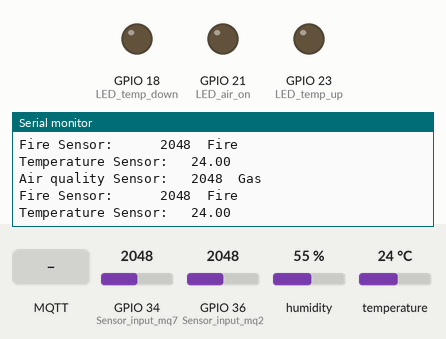
Bench run of a program on a simulated ESP32. Parts: output pins drawn as LEDs (lit = HIGH), the last lines printed to the serial monitor. Inputs (shaded band) come from the test bench; at power-on: GPIO 34 (Sensor_input_mq7) = 2048, GPIO 36 (Sensor_input_mq2) = 2048, humidity 55 %, temperature 24 °C. WiFi joins after 1.5 s; servers stay silent unless stated; no MQTT or app messages arrive unless stated.

Above: at 2.7 s.
2.8 s: GPIO 34 (Sensor_input_mq7) set to 310
At 4.4 s:
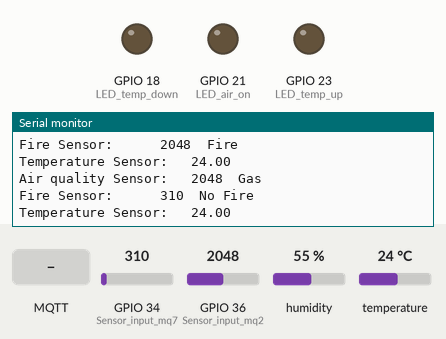
6.1 s: GPIO 36 (Sensor_input_mq2) set to 310
At 7.0 s:
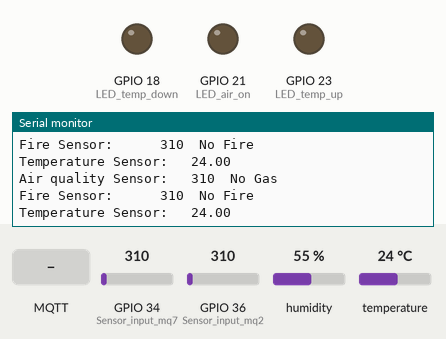

Measured:
- after the input at 2.8 s, the serial monitor: prints a new line after 0.81 s (image 1)
- after the input at 6.1 s, the serial monitor: prints a new line after 0.54 s (image 2)

The program:

main.cpp
```cpp
#include <Arduino.h>
#include <WiFiClientSecure.h>
#include <MQTTClient.h>
#include <ArduinoJson.h>
#include "WiFi.h"
#include "secrets.h"
#include <DHT.h> //temperatura

// The MQTT topics that this device should publish/subscribe
#define AWS_IOT_PUBLISH_TOPIC   "sala07/qet_QoA"
#define AWS_IOT_SUBSCRIBE_TOPIC_AIRCONDITIONER "sala07/set_airconditioner"
#define AWS_IOT_SUBSCRIBE_TOPIC_TEMP "sala07/get_temperature"

#define DHTTYPE DHT11
#define DHTPIN 5

int currentTemp = 20;
int airOn = false;

WiFiClientSecure net = WiFiClientSecure();
MQTTClient client = MQTTClient(256);
DHT dht(DHTPIN, DHTTYPE);

int LED_temp_down = 18;
int LED_temp_up = 23;
int LED_air_on = 21;            /*LED pin defined*/
int Sensor_input_mq2 = 36;    /*Digital pin 5 for sensor qualidade do ar*/
int Sensor_input_mq7 = 34;

void airconditioner(String &payload) {
  StaticJsonDocument<200> doc;
  deserializeJson(doc, payload);
  const char* message = doc["message"];

  if (strcmp(message, "1") == 0){
    airOn = true;
    digitalWrite (LED_air_on, HIGH) ; /*LED set HIGH */
  } else if (strcmp(message, "0") == 0){
    airOn = false;
    digitalWrite (LED_air_on, LOW) ;  /*LED set LOW if NO Gas detected */
  }
}

void setTemperature(String &payload) {
  StaticJsonDocument<200> doc;
  deserializeJson(doc, payload);
  const char* message = doc["message"];

  if (airOn) {
    int temp = atoi(message);
    if (temp > currentTemp){
      digitalWrite (LED_temp_up, HIGH) ; /*LED set HIGH */
      delay(2000);
      digitalWrite (LED_temp_up, LOW) ; /*LED set HIGH */
    } else {
      digitalWrite (LED_temp_down, HIGH) ;  /*LED set LOW if NO Gas detected */
      delay(2000);
      digitalWrite (LED_temp_down, LOW) ; /*LED set HIGH */
    }
    currentTemp = temp;
  }
}

void messageHandler(String &topic, String &payload) {
  // digitalWrite(buzzer, LOW);
  Serial.println("incoming: " + topic + " - " + payload);

  if (topic == AWS_IOT_SUBSCRIBE_TOPIC_AIRCONDITIONER) {
    airconditioner(payload);
  }
  if (topic == AWS_IOT_SUBSCRIBE_TOPIC_TEMP) {
    setTemperature(payload);
  }


}

void connectAWS()
{
  WiFi.mode(WIFI_STA);
  WiFi.begin(WIFI_SSID, WIFI_PASSWORD);

  Serial.println("Connecting to Wi-Fi");

  while (WiFi.status() != WL_CONNECTED){
    delay(500);
    Serial.print(".");
  }

  // Configure WiFiClientSecure to use the AWS IoT device credentials
  net.setCACert(AWS_CERT_CA);
  net.setCertificate(AWS_CERT_CRT);
  net.setPrivateKey(AWS_CERT_PRIVATE);

  // Connect to the MQTT broker on the AWS endpoint we defined earlier
  client.begin(AWS_IOT_ENDPOINT, 8883, net);

  // Create a message handler
  client.onMessage(messageHandler);

  Serial.print("Connecting to AWS IOT");

  while (!client.connect(THINGNAME)) {
    Serial.print(".");
    delay(100);
  }

  if(!client.connected()){
    Serial.println("AWS IoT Timeout!");
    return;
  }

  // Subscribe to a topic
  client.subscribe(AWS_IOT_SUBSCRIBE_TOPIC_AIRCONDITIONER);
  client.subscribe(AWS_IOT_SUBSCRIBE_TOPIC_TEMP);

  Serial.println("AWS IoT Connected!");
}

void setup() {
  Serial.begin(115200);
  connectAWS();
  pinMode(LED_air_on, OUTPUT);  /*LED set as Output*/
  pinMode(LED_temp_down, OUTPUT);  /*LED set as Output*/
  pinMode(LED_temp_up, OUTPUT);  /*LED set as Output*/

  dht.begin();
}

void publishMessage(StaticJsonDocument<200> message, String topic)
{
  char jsonBuffer[512];
  serializeJson(message, jsonBuffer); // print to client

  client.publish(topic, jsonBuffer);
}

void loop() {
  float temperature_Aout = dht.readTemperature();
  int sensor_Aout_mq2 = analogRead(Sensor_input_mq2);  /*Analog value read function*/
  int sensor_Aout_mq7 = analogRead(Sensor_input_mq7);

  StaticJsonDocument<200> message_air;
  message_air["Air quality Sensor:"] = sensor_Aout_mq2;

  Serial.print("Air quality Sensor: \t");
  Serial.print(sensor_Aout_mq2);   /*Read value printed*/
  Serial.print("\t");
  if (sensor_Aout_mq2 > 350) {    /*if condition with threshold 1800*/
    message_air["status"] = "Gas";
    Serial.println("Gas");
  }
  else {
    message_air["status"] = "No Gas";
    Serial.println("No Gas");
  }

  publishMessage(message_air, "sala07/set_QoA");
  client.loop();

  StaticJsonDocument<200> message_fire;
  message_fire["Fire Sensor:"] = sensor_Aout_mq7;

  Serial.print("Fire Sensor: \t \t");
  Serial.print(sensor_Aout_mq7);   /*Read value printed*/
  Serial.print("\t");
  if (sensor_Aout_mq7 > 350) {    /*if condition with threshold 1800*/
    message_fire["status"] = "Fire";
    Serial.println("Fire");
  }
  else {
    message_fire["status"] = "No Fire";
    Serial.println("No Fire");
  }
  publishMessage(message_fire, "sala07/set_fire");
  client.loop();

  StaticJsonDocument<200> message_temp;
  message_temp["Temperature Sensor:"] = temperature_Aout;
  Serial.print("Temperature Sensor: \t");
  Serial.println(temperature_Aout);   /*Read value printed*/
  publishMessage(message_temp, "sala07/set_temperature");
  client.loop();

  delay(1000);

}
```

secrets.h
```cpp
#include <pgmspace.h>

#define SECRET
#define THINGNAME "GP_Temperatura"

const char WIFI_SSID[] = "mari";
const char WIFI_PASSWORD[] = "1234567890";
const char AWS_IOT_ENDPOINT[] = "a34ypir054ngjb-ats.iot.us-east-2.amazonaws.com";

// Amazon Root CA 1
static const char AWS_CERT_CA[] PROGMEM = R"EOF(
-----BEGIN CERTIFICATE-----
MIIDQTCCAimgAwIBAgITBmyfz5m/jAo54vB4ikPmljZbyjANBgkqhkiG9w0BAQsF
ADA5MQswCQYDVQQGEwJVUzEPMA0GA1UEChMGQW1hem9uMRkwFwYDVQQDExBBbWF6
b24gUm9vdCBDQSAxMB4XDTE1MDUyNjAwMDAwMFoXDTM4MDExNzAwMDAwMFowOTEL
MAkGA1UEBhMCVVMxDzANBgNVBAoTBkFtYXpvbjEZMBcGA1UEAxMQQW1hem9uIFJv
b3QgQ0EgMTCCASIwDQYJKoZIhvcNAQEBBQADggEPADCCAQoCggEBALJ4gHHKeNXj
ca9HgFB0fW7Y14h29Jlo91ghYPl0hAEvrAIthtOgQ3pOsqTQNroBvo3bSMgHFzZM
9O6II8c+6zf1tRn4SWiw3te5djgdYZ6k/oI2peVKVuRF4fn9tBb6dNqcmzU5L/qw
IFAGbHrQgLKm+a/sRxmPUDgH3KKHOVj4utWp+UhnMJbulHheb4mjUcAwhmahRWa6
VOujw5H5SNz/0egwLX0tdHA114gk957EWW67c4cX8jJGKLhD+rcdqsq08p8kDi1L
93FcXmn/6pUCyziKrlA4b9v7LWIbxcceVOF34GfID5yHI9Y/QCB/IIDEgEw+OyQm
jgSubJrIqg0CAwEAAaNCMEAwDwYDVR0TAQH/BAUwAwEB/zAOBgNVHQ8BAf8EBAMC
AYYwHQYDVR0OBBYEFIQYzIU07LwMlJQuCFmcx7IQTgoIMA0GCSqGSIb3DQEBCwUA
A4IBAQCY8jdaQZChGsV2USggNiMOruYou6r4lK5IpDB/G/wkjUu0yKGX9rbxenDI
U5PMCCjjmCXPI6T53iHTfIUJrU6adTrCC2qJeHZERxhlbI1Bjjt/msv0tadQ1wUs
N+gDS63pYaACbvXy8MWy7Vu33PqUXHeeE6V/Uq2V8viTO96LXFvKWlJbYK8U90vv
o/ufQJVtMVT8QtPHRh8jrdkPSHCa2XV4cdFyQzR1bldZwgJcJmApzyMZFo6IQ6XU
5MsI+yMRQ+hDKXJioaldXgjUkK642M4UwtBV8ob2xJNDd2ZhwLnoQdeXeGADbkpy
rqXRfboQnoZsG4q5WTP468SQvvG5
-----END CERTIFICATE-----
)EOF";

// Device Certificate
static const char AWS_CERT_CRT[] PROGMEM = R"KEY(
-----BEGIN CERTIFICATE-----
MIIDWTCCAkGgAwIBAgIUKhyPGt0BYbsesnl0PGCvAy2Z/AgwDQYJKoZIhvcNAQEL
BQAwTTFLMEkGA1UECwxCQW1hem9uIFdlYiBTZXJ2aWNlcyBPPUFtYXpvbi5jb20g
SW5jLiBMPVNlYXR0bGUgU1Q9V2FzaGluZ3RvbiBDPVVTMB4XDTIzMDkxOTE0MzIw
MFoXDTQ5MTIzMTIzNTk1OVowHjEcMBoGA1UEAwwTQVdTIElvVCBDZXJ0aWZpY2F0
ZTCCASIwDQYJKoZIhvcNAQEBBQADggEPADCCAQoCggEBALbrnR7o+a+GYVYpR8+f
DZdfrUdaIzwR2V1HcAfY0/8m2k2HHnTP732UKmmfqwne+r0LK3UAU5v3ADsIEtnP
sk3I/DHfH++jxdhsACF5z0CJuwIqTPE7f1ADvCN+J9VDTx/Mo1HHwdTEYhOqxB0c
W102tngBsoYzdH0ZUC3kCcMQvdsvhNmTPJsz0Rs1b/Kzr99qcpDy46FzhT2ixFOg
dDjh0jPMWUbWR1Uw94jaUE4QCdFFg1OCGFd4E/pZYlcmfJWlSCF+yeBBjJ73zmFU
/2DvffLHjyi8Y8JBNRiqCNFs+YyG0mBexsojofnVD23Ollq/5jFndjHMJhxiMsz7
p+ECAwEAAaNgMF4wHwYDVR0jBBgwFoAUWnpWu8F0XSRgEAip4ZSWQyFuaqIwHQYD
VR0OBBYEFIyc3fW5iZaLjGtAaekbe4O0zjkJMAwGA1UdEwEB/wQCMAAwDgYDVR0P
AQH/BAQDAgeAMA0GCSqGSIb3DQEBCwUAA4IBAQBiLjWNRFsxgSqzh9aoEmWGTAP/
OLBHhSl6yMPZJanVxJEpSyCYXInUUd5JdBTXp8i2g+RhbuI6eGomRktY6c7f7ona
+YvBqN21arvCnvxmgTD8pQNLQA9OHsPn16mrq86DAA7goV9HElyhaWdkqW48NDvM
MM2WSGxp2mwWyH4Gl2ppkmyP+frChdv4bEGkQV6YvtqqoQyRZb/9+IqhA2yQr0yN
xOuuxzJMmQ/3YYzT664woso/98d4jc627SWkruoEwFyY29SpzOMKfr0gEj3P5Eko
ZwwOBjYygm6P+6t72odrsDgo1q6ixi7Z6tZmCNIZbVRqdoIH3JTCyize2CJq
-----END CERTIFICATE-----
)KEY";

// Device Private Key
static const char AWS_CERT_PRIVATE[] PROGMEM = R"KEY(
-----BEGIN RSA PRIVATE KEY-----
MIIEpQIBAAKCAQEAtuudHuj5r4ZhVilHz58Nl1+tR1ojPBHZXUdwB9jT/ybaTYce
dM/vfZQqaZ+rCd76vQsrdQBTm/cAOwgS2c+yTcj8Md8f76PF2GwAIXnPQIm7AipM
8Tt/UAO8I34n1UNPH8yjUcfB1MRiE6rEHRxbXTa2eAGyhjN0fRlQLeQJwxC92y+E
2ZM8mzPRGzVv8rOv32pykPLjoXOFPaLEU6B0OOHSM8xZRtZHVTD3iNpQThAJ0UWD
U4IYV3gT+lliVyZ8laVIIX7J4EGMnvfOYVT/YO998sePKLxjwkE1GKoI0Wz5jIbS
YF7GyiOh+dUPbc6WWr/mMWd2McwmHGIyzPun4QIDAQABAoIBAQCsHEVaMBu+69Hq
IC1RTXacV4nS+RzuCF1dRzpCJ+JQ0V3WVKxzfLL6lc7SU0m7n/KMrVXWYNhKh73P
zWjvSF2ckt+4jRifgplFaVk2Jka7ktxCzUpYMIM55km/m5QfNZXddc61xB6884rU
tniQa34L1s8ZW39+hiu1CXxHsaj9v8qiUCc5GsiY7VQ8eGAELc57eR0siEU1CRN5
gflJd90VHH758xgmy1eKyrrXd2Hp0gqatZlPKvoG1RNn9Z1OtKAeUnrb8vPpPQyP
TjYAA7tCiNTi2yVf+CyoGC6TS+l+cH2Bchvue1sdZCKdS0Imb5BI4a+TRqTrqhrz
BIv3J7oBAoGBAOhdU3C+BBuK/TYP950FwfVvT26iHboWNpIBI/eW2mJ2AeG87Dwz
Wcs6qvJvZmcdz2lma33p/lP77Xuwpu+R2cuB/il0U81Z5VvEUFy63Flfj5bI3K2U
SWSM0H423soFaJEWTeRnUPsjcRxfu1SXTqxo6LEe/4myXCBYhRaxiFtNAoGBAMmG
yD6UtYP0OVdAECNyRGpsnrMBJKpJJyCo8aLXq7zzICei6AJmGpT8wYNL/hnwZu9o
26pCCnAOsSUev9gd1dz4m3UZ6fUZ4osj4CYACZs39WTKVSBODKaY7JGA+Etf5zK3
Yuu2RFtKgNYaPf/6j6Dou3ki63oJ78u41t6/s+zlAoGBALkhehRuYCltoHaNXDQP
3UvlxnyXz2Vuw0WqgPSHjTE7Yh5vfiwsoZMpCAAmP4lSl+ka//OPFeHl631L7oUb
SFI7HLv8gbQvtmxZyclH272dRHLXT/NAHQVup8KXhwOgMYK/KYobwsqEn18C6ubn
snftEc/kqaYUpA/lVwwQoFpVAoGBAKWZIKD0F/gXTqsYlGpcMkX1fa8ASH25YPKg
gPbcHF5Gtmx7nASknEFDNUzLvEDaX+tpEeBlJiiQmhYzn1dapOtQSoY+RhbHL3ZA
g6cWLs6ie/5XmP3TxOd9ECA8h0uAwf3V3e5tNtyBaz8ED2ByJ2YE+FCBVlhRJAAW
olIl2xbVAoGAB5sczxfB7fDsTSI2U0Odjd6w2GCrLAXVkH1oW9iHRGZZehHFcQZJ
Ns/pvjvRjp/AFNh7F3w1J7E1LYlqd3nPX8MfXt+jPXs8NP9M1drBTk+bbgXNnWEH
YQg0d63OnA4yA2WmMx2OsHy10xCMeFvaYdEzhkTXydQZEs3GGgQ1Etc=
-----END RSA PRIVATE KEY-----
)KEY";
```
